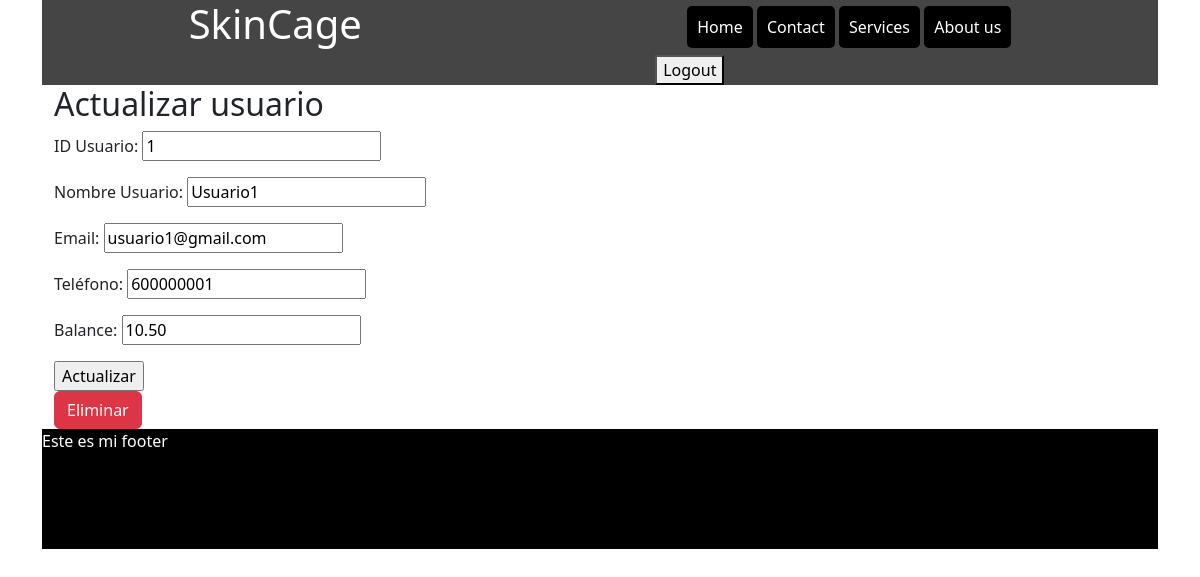
The app's page /user/update/1 with its own data.
### users/models.py (models this page shows)
class Usuario(models.Model):
    id_usuario = models.IntegerField(verbose_name="ID Usuario", null=False, blank=False, primary_key=True)
    password = models.CharField(verbose_name="Contraseña", null=False, blank=False, max_length=60)
    nombre = models.CharField(verbose_name="Nombre Usuario", null=False, blank=False, max_length=40)
    email = models.CharField(verbose_name="Email", max_length=70)
    tel = models.CharField(verbose_name="Teléfono", max_length=9)
    balance = models.DecimalField(verbose_name="Balance", max_digits=7, decimal_places=2)

### users/views.py (the view)
# urls.py: path('user/update/<int:pk>', view=UpdateUser.as_view(), name='update-user'),
class UpdateUser(UpdateView):
    model = Usuario
    fields = ['id_usuario', 'nombre', 'email', 'tel', 'balance']
    success_url = reverse_lazy('user')

### templates/users/usuario_form.html
{% extends 'portfolio/base.html' %}
{% block content %}
<div class="container">
    <h2>{{object|yesno:'Actualizar usuario,Creación de un nuevo usuario'}}</h2>
    <form method="post" enctype="multipart/form-data">{% csrf_token %}
        {{ form.as_p }}
        <input type="submit" value="{{object|yesno:'Actualizar,Crear'}}">
    </form>
    {% if object %}
    <a class="btn btn-danger" href="{% url 'delete-user' object.id_usuario %}"> Eliminar </a>
    {% endif %}
</div>
{% endblock %}

### static/css/inicio.css (style rules this page uses)
* { margin: 0 auto; padding: 0 auto; }

### records on screen
Usuario: id_usuario "1", nombre "Usuario1", email "usuario1@gmail.com", tel "600000001", balance "10.50"

### other values on screen
{{ object|yesno:'Actualizar usuario,Creación de un nuevo usuario' }} "Actualizar usuario"
